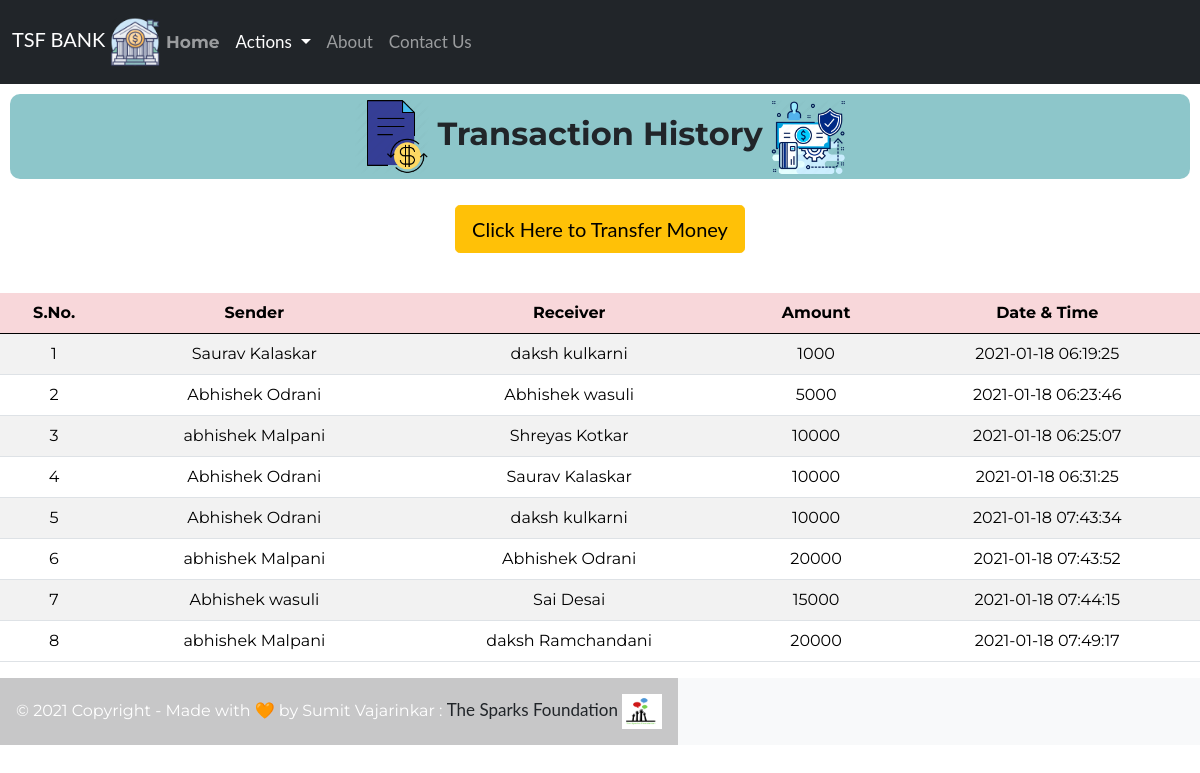
Screenshot of /php/history.php with the database file from the repository.
### tables this page shows
CREATE TABLE `transaction` (
  `sno` int(3) NOT NULL,
  `sender` text NOT NULL,
  `receiver` text NOT NULL,
  `balance` int(8) NOT NULL,
  `datetime` datetime NOT NULL DEFAULT current_timestamp()
);

### php/history.php (the view, shortened to what this page needs)
<!doctype html>
<html lang="en">
<head>
    <link href="https://cdn.jsdelivr.net/npm/bootstrap@5.0.0-beta1/dist/css/bootstrap.min.css" rel="stylesheet"
>
    <link rel="stylesheet" href="css/style3.css">
</head>
<body>
    <nav class="navbar py-2 navbar-expand-lg navbar-dark bg-dark">
        <div class="container-fluid">
        <a class="navbar-brand" href="#">TSF BANK <img src="logo/logo.webp" alt="Bank" width="50" height="50"></a>
            <div class="collapse navbar-collapse" id="navbarSupportedContent">
                <ul class="navbar-nav me-auto mb-8 mb-lg-0">
                    <li class="nav-item py-3">
                        <a class="nav-link" aria-current="page" href="index.php"><strong>Home</strong></a>
                    </li>
                    <li class="nav-item dropdown py-3">
                        <a class="nav-link dropdown-toggle active" href="#" id="navbarDropdown" role="button"
                            data-bs-toggle="dropdown" aria-expanded="false">
                            Actions
                        </a>
                    </li>
                    <li class="nav-item py-3">
                        <a class="nav-link" href="https://www.thesparksfoundationsingapore.org/ "target="_blank">About</a>
                    </li>
                    <li class="nav-item py-3">
                        <a class="nav-link" href="contact.php">Contact Us</a>
                    </li>
                </ul>
            </div>
        </div>
    </nav>
<class class="welcome">
        <h2>
            <img src="logo/t1.png" alt="Bank" width="75" height="75" style="font-weight: bold;"> <strong>Transaction History</strong> <img
                src="logo/t2.webp" alt="Bank" width="75" height="75">
        </h2>
    </class>
<div class="d-grip gap-2 col-6 mx-auto text-center p-3 mb-2">
    <a href="money.php"><button type="button" class="btn btn-warning btn-lg mb-3">Click Here to Transfer Money</button></a>
</div>
       <div class="table-responsive-sm">
    <table class="table table-hover table-striped">
        <thead style="color : black;" class="table-danger">
            <tr>
                <th class="text-center">S.No.</th>
                <th class="text-center">Sender</th>
                <th class="text-center">Receiver</th>
                <th class="text-center">Amount</th>
                <th class="text-center">Date & Time</th>
            </tr>
        </thead>
        <tbody>
        <?php
include 'connect.php';
$sql ="select * from transaction";
$query =mysqli_query($conn, $sql);
while($rows = mysqli_fetch_assoc($query))
{
?>
<tr style="color : black;">
            <td class="text-center py-2"><?php echo $rows['sno']; ?></td>
            <td class="text-center py-2"><?php echo $rows['sender']; ?></td>
            <td class="text-center py-2"><?php echo $rows['receiver']; ?></td>
            <td class="text-center py-2"><?php echo $rows['balance']; ?> </td>
            <td class="text-center py-2"><?php echo $rows['datetime']; ?> </td>
        <?php
            }
        ?>
        </tbody>
    </table>
    </div>
    <div class="foot">
        <footer class="bg-light text-center text-lg-start">
            <div class="text-center p-3" style="background-color: rgba(0, 0, 0, 0.2)">
                © 2021 Copyright - Made with 🧡 by Sumit Vajarinkar :
                <a class="text-dark" href="https://www.thesparksfoundationsingapore.org/" target="_blank"> The Sparks
                    Foundation <img src="logo/tsf.png" alt="" width="40" height="35"></a>
            </div>
        </footer>
    </div>
</body>
</html>

### css/style3.css (style rules this page uses)
* { font-family: 'Montserrat', sans-serif; }
.welcome h2 { margin: 10px; padding: 5px; text-align: center; background-color: rgb(220, 130, 223); border-radius: 10px; }
footer { display: flex; background-color: rgb(49, 83, 146); color:white; }
.welcome h2 { margin: 10px; padding: 5px; text-align: center; background-color:rgba(141, 198, 202, 0.993) ; border-radius: 10px; }
a { background-color: transparent; box-sizing: border-box; color: #ffffff; font-family: Lato, sans-serif; font-size: 17px; font-weight: 400; line-height: 1.2em; text-decoration: none; }
strong { box-sizing: border-box; font-weight: 700; }
img { border-width: 0; box-sizing: border-box; display: inline-block; max-width: 100%; vertical-align: middle; }

### rows the page displays
transaction: sno "1", sender "Saurav Kalaskar", receiver "daksh kulkarni", balance "1000", datetime "2021-01-18 06:19:25"
transaction: sno "2", sender "Abhishek Odrani", receiver "Abhishek wasuli", balance "5000", datetime "2021-01-18 06:23:46"
transaction: sno "3", sender "abhishek Malpani", receiver "Shreyas Kotkar", balance "10000", datetime "2021-01-18 06:25:07"
transaction: sno "4", sender "Abhishek Odrani", receiver "Saurav Kalaskar", balance "10000", datetime "2021-01-18 06:31:25"
transaction: sno "5", sender "Abhishek Odrani", receiver "daksh kulkarni", balance "10000", datetime "2021-01-18 07:43:34"
transaction: sno "6", sender "abhishek Malpani", receiver "Abhishek Odrani", balance "20000", datetime "2021-01-18 07:43:52"
transaction: sno "7", sender "Abhishek wasuli", receiver "Sai Desai", balance "15000", datetime "2021-01-18 07:44:15"
transaction: sno "8", sender "abhishek Malpani", receiver "daksh Ramchandani", balance "20000", datetime "2021-01-18 07:49:17"
